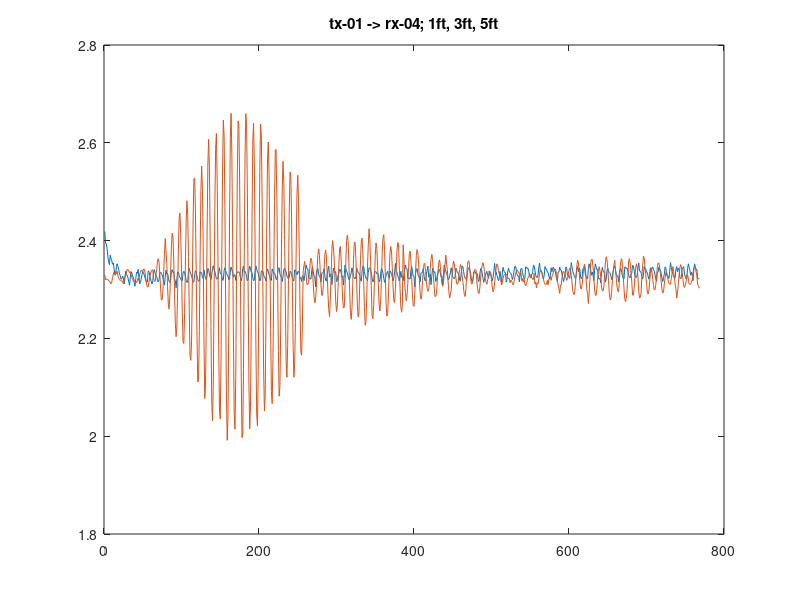
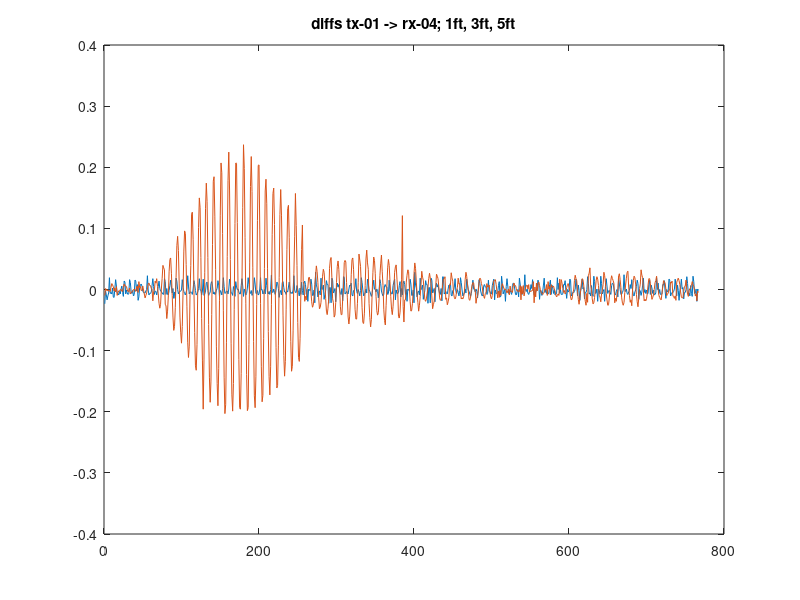

The MATLAB source for these figures, in order:
% @file exp_dist_01.m
% @date 2021.08.19
% @info octave plot rcs-rx04-01 distance experements 
% baseline datasets are doubled in length because code was only capturing uNsamp,
% instead of 2*uNsamp; code is corrected for future runs
% think d1=1ft, d2=2ft, d3=3ft, d4-4ft, d5=d6=5ft
load("b1.dat");
load("b2.dat");
load("b3.dat");
load("b4.dat");
load("b5.dat");
load("b6.dat");
load("d1.dat");
load("d2.dat");
load("d3.dat");
load("d4.dat");
load("d5.dat");
load("d6.dat");
b1=[b1;b2];  % because high b1 only at first capture
b2=[b2;b2];
b3=[b3;b3];
b4=[b4;b4];
b5=[b5;b5];
b6=[b6;b6];
t=1:1:length(b1);
t=t';

% individual plots
% --hold-- figure(1);
% --hold-- plot(t,b1,t,d1);
% --hold-- title("1 ft");
% --hold-- figure(2);
% --hold-- plot(t,b3,t,d3);
% --hold-- title("3 ft");
% --hold-- figure(3);
% --hold-- plot(t,b6,t,d6);
% --hold-- title("5 ft");

% all data grouped
% --hold-- figure(4);
% --hold-- bb=[b1;b2;b3;b4;b5;b6];
% --hold-- dd=[d1;d2;d3;d4;d5;d6];
% --hold-- tt=1:1:length(bb);
% --hold-- tt=tt';
% --hold-- plot(tt,bb,tt,dd);
% --hold-- title("tx-01 -> rx-04; 1ft - 5ft");

% well pointed data grouped
figure(5);
bb=[b1;b3;b6];
dd=[d1;d3;d6];
tt=1:1:length(bb);
tt=tt';
plot(tt,bb,tt,dd);
title("tx-01 -> rx-04; 1ft, 3ft, 5ft");

% plot diffs
figure(6);
tt=1:1:length(diff(bb));
tt=tt';
plot(tt,diff(bb),tt,diff(dd));
title("diffs tx-01 -> rx-04; 1ft, 3ft, 5ft");
